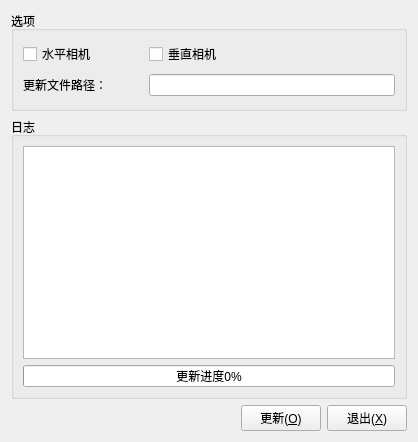
<?xml version="1.0" encoding="UTF-8"?>
<ui version="4.0">
 <class>OTAUpgradeWindow</class>
 <widget class="QWidget" name="OTAUpgradeWindow">
  <property name="geometry">
   <rect>
    <x>0</x>
    <y>0</y>
    <width>418</width>
    <height>442</height>
   </rect>
  </property>
  <property name="windowTitle">
   <string>OTA更新</string>
  </property>
  <layout class="QHBoxLayout" name="horizontalLayout_3">
   <item>
    <layout class="QVBoxLayout" name="verticalLayout">
     <item>
      <widget class="QGroupBox" name="groupBox">
       <property name="minimumSize">
        <size>
         <width>0</width>
         <height>100</height>
        </size>
       </property>
       <property name="title">
        <string>选项</string>
       </property>
       <layout class="QGridLayout" name="gridLayout_2">
        <item row="1" column="1" colspan="2">
         <widget class="QLineEdit" name="lineEdit_filePath">
          <property name="enabled">
           <bool>true</bool>
          </property>
          <property name="readOnly">
           <bool>false</bool>
          </property>
         </widget>
        </item>
        <item row="1" column="0">
         <widget class="QLabel" name="label">
          <property name="text">
           <string>更新文件路径：</string>
          </property>
         </widget>
        </item>
        <item row="0" column="0">
         <widget class="QCheckBox" name="checkBox_det1">
          <property name="text">
           <string>水平相机</string>
          </property>
          <property name="checked">
           <bool>false</bool>
          </property>
         </widget>
        </item>
        <item row="0" column="1">
         <widget class="QCheckBox" name="checkBox_det2">
          <property name="text">
           <string>垂直相机</string>
          </property>
         </widget>
        </item>
       </layout>
      </widget>
     </item>
     <item>
      <widget class="QGroupBox" name="groupBox_2">
       <property name="title">
        <string>日志</string>
       </property>
       <layout class="QGridLayout" name="gridLayout">
        <item row="0" column="0">
         <widget class="QPlainTextEdit" name="plainTextEdit_log"/>
        </item>
        <item row="1" column="0">
         <widget class="QProgressBar" name="progressBar">
          <property name="value">
           <number>0</number>
          </property>
          <property name="format">
           <string>更新进度%p%</string>
          </property>
         </widget>
        </item>
       </layout>
      </widget>
     </item>
     <item>
      <layout class="QHBoxLayout" name="horizontalLayout">
       <item>
        <spacer name="horizontalSpacer">
         <property name="orientation">
          <enum>Qt::Horizontal</enum>
         </property>
         <property name="sizeHint" stdset="0">
          <size>
           <width>40</width>
           <height>20</height>
          </size>
         </property>
        </spacer>
       </item>
       <item>
        <widget class="QPushButton" name="pushButton_ok">
         <property name="text">
          <string>更新(&amp;O)</string>
         </property>
        </widget>
       </item>
       <item>
        <widget class="QPushButton" name="pushButton_exit">
         <property name="text">
          <string>退出(&amp;X)</string>
         </property>
        </widget>
       </item>
      </layout>
     </item>
    </layout>
   </item>
  </layout>
 </widget>
 <resources/>
 <connections/>
</ui>
